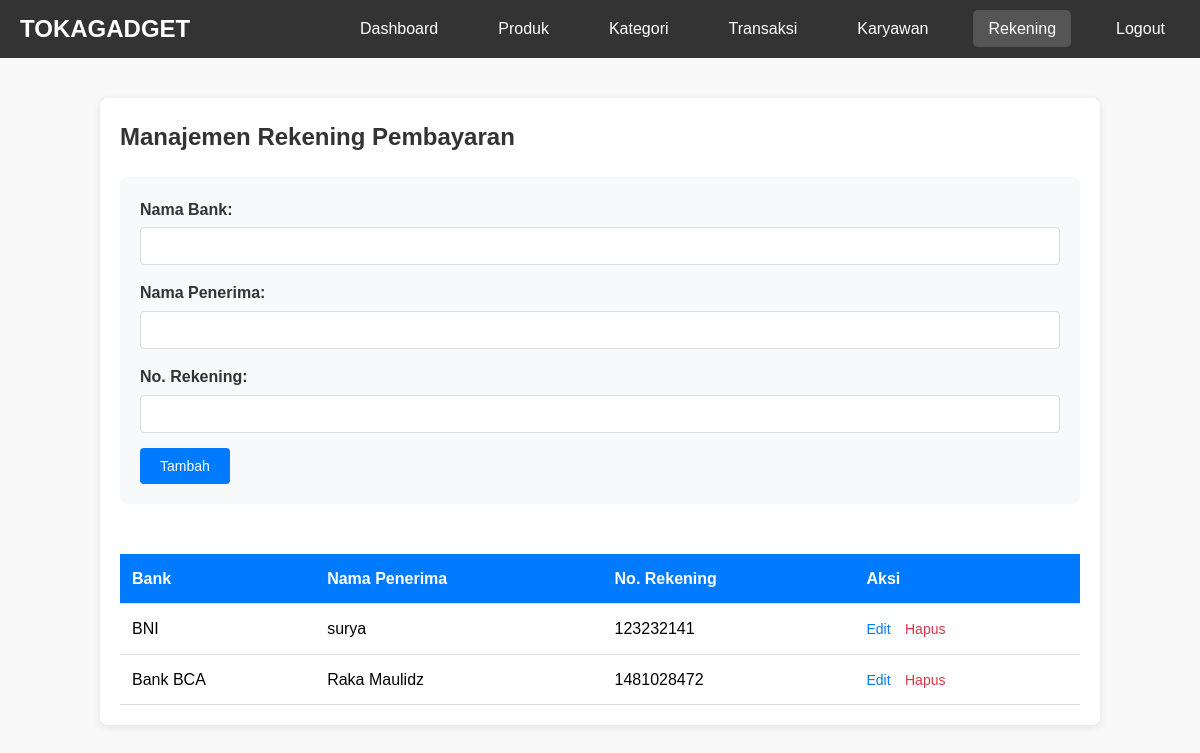
/basdat/admin/pembayaran.php (signed in), run on the app's committed database.
### tables this page shows
CREATE TABLE `rekening_pembayaran` (
  `id_rekening` int(11) NOT NULL,
  `bank` varchar(50) DEFAULT NULL,
  `nama_penerima` varchar(100) DEFAULT NULL,
  `no_rekening` varchar(50) DEFAULT NULL
);

### basdat/admin/pembayaran.php (the view, shortened to what this page needs)
<?php
require_once '../config/database.php';
$edit_data = null;
try {
    $rekening = $pdo->query("SELECT * FROM rekening_pembayaran ORDER BY id_rekening DESC")->fetchAll();
} catch (Exception $e) {
    $rekening = [];
    $message = "Error mengambil data: " . $e->getMessage();
}
?>
<!DOCTYPE html>
<html lang="id">
<head>
</head>
<body>
<nav class="navbar">
    <div class="nav-container">
        <a href="../index.php" class="logo">TOKAGADGET</a>
        <ul class="nav-menu">
            <li><a href="index.php">Dashboard</a></li>
            <li><a href="produk.php">Produk</a></li>
            <li><a href="kategori.php">Kategori</a></li>
            <li><a href="transaksi.php">Transaksi</a></li>
            <li><a href="karyawan.php">Karyawan</a></li>
            <li><a href="pembayaran.php" class="active">Rekening</a></li>
            <li><a href="../logout.php" onclick="return confirm('Keluar dari admin?')">Logout</a></li>
        </ul>
    </div>
</nav>
<div class="container">
    <h2><?php echo $edit_data ? 'Edit Rekening Pembayaran' : 'Manajemen Rekening Pembayaran'; ?></h2>
    <div class="form-container">
        <form method="POST" action="">
            <div class="form-group">
                <label for="bank">Nama Bank:</label>
                <input type="text" id="bank" name="bank"
                       value="<?php echo $edit_data ? htmlspecialchars($edit_data['bank']) : ''; ?>"
                       required>
            </div>
            <div class="form-group">
                <label for="nama_penerima">Nama Penerima:</label>
                <input type="text" id="nama_penerima" name="nama_penerima"
                       value="<?php echo $edit_data ? htmlspecialchars($edit_data['nama_penerima']) : ''; ?>"
                       required>
            </div>
            <div class="form-group">
                <label for="no_rekening">No. Rekening:</label>
                <input type="text" id="no_rekening" name="no_rekening"
                       value="<?php echo $edit_data ? htmlspecialchars($edit_data['no_rekening']) : ''; ?>"
                       required>
            </div>
            <?php if ($edit_data): ?>
                <button type="submit" name="edit" class="btn">Update</button>
                <a href="pembayaran.php" class="btn btn-secondary">Batal</a>
            <?php else: ?>
                <button type="submit" name="tambah" class="btn">Tambah</button>
            <?php endif; ?>
        </form>
    </div>
    <div class="table-container">
        <table>
            <thead>
                <tr>
                    <th>Bank</th>
                    <th>Nama Penerima</th>
                    <th>No. Rekening</th>
                    <th>Aksi</th>
                </tr>
            </thead>
            <tbody>
                <?php if (empty($rekening)): ?>
                    <tr>
                        <td colspan="4" class="empty-state">Belum ada data rekening pembayaran</td>
                    </tr>
                <?php else: ?>
                    <?php foreach ($rekening as $row): ?>
                    <tr>
                        <td><?php echo htmlspecialchars($row['bank']); ?></td>
                        <td><?php echo htmlspecialchars($row['nama_penerima']); ?></td>
                        <td><?php echo htmlspecialchars($row['no_rekening']); ?></td>
                        <td class="action-links">
                            <a href="pembayaran.php?edit=<?php echo urlencode($row['id_rekening']); ?>">Edit</a>
                            <a href="pembayaran.php?hapus=<?php echo urlencode($row['id_rekening']); ?>"
                               class="delete"
                               onclick="return confirm('Yakin ingin menghapus rekening <?php echo htmlspecialchars($row['bank']); ?> - <?php echo htmlspecialchars($row['nama_penerima']); ?>?')">Hapus</a>
                        </td>
                    </tr>
                    <?php endforeach; ?>
                <?php endif; ?>
            </tbody>
        </table>
    </div>
</div>
</body>
</html>

### basdat/admin/pembayaran.php (style rules this page uses)
* { margin: 0; padding: 0; box-sizing: border-box; }
body { font-family: Arial, sans-serif; background: #f9f9f9; line-height: 1.6; }
.navbar { background: #333; padding: 10px 0; }
.nav-container { max-width: 1200px; margin: 0 auto; display: flex; justify-content: space-between; align-items: center; padding: 0 20px; }
.logo { color: white; font-size: 24px; font-weight: bold; text-decoration: none; }
.nav-menu { display: flex; list-style: none; }
.nav-menu li { margin-left: 30px; }
.nav-menu a { color: white; text-decoration: none; padding: 10px 15px; border-radius: 5px; transition: background 0.3s; }
.nav-menu a:hover, .nav-menu a.active { background: #555; }
.container { max-width: 1000px; margin: 40px auto; padding: 20px; background: white; box-shadow: 0 2px 10px rgba(0,0,0,0.1); border-radius: 8px; }
h2 { margin-bottom: 20px; color: #333; }
.form-container { background: #f8f9fa; padding: 20px; border-radius: 8px; margin-bottom: 30px; }
.form-group { margin-bottom: 15px; }
label { display: block; font-weight: bold; margin-bottom: 5px; color: #333; }
input[type="text"] { width: 100%; padding: 10px; border: 1px solid #ddd; border-radius: 4px; font-size: 14px; }
.btn { background: #007bff; color: white; padding: 10px 20px; border: none; border-radius: 4px; cursor: pointer; text-decoration: none; display: inline-block; margin-right: 10px; font-size: 14px; transition: background 0.3s; }
.table-container { overflow-x: auto; }
table { width: 100%; border-collapse: collapse; margin-top: 20px; }
th, td { padding: 12px; text-align: left; border-bottom: 1px solid #ddd; }
th { background: #007bff; color: white; font-weight: bold; }
.action-links a { color: #007bff; text-decoration: none; margin-right: 10px; font-size: 14px; }
.action-links .delete { color: #dc3545; }

### data on the page
rekening_pembayaran: bank "BNI", nama_penerima "surya", no_rekening "123232141"
rekening_pembayaran: bank "Bank BCA", nama_penerima "Raka Maulidz", no_rekening "1481028472"
